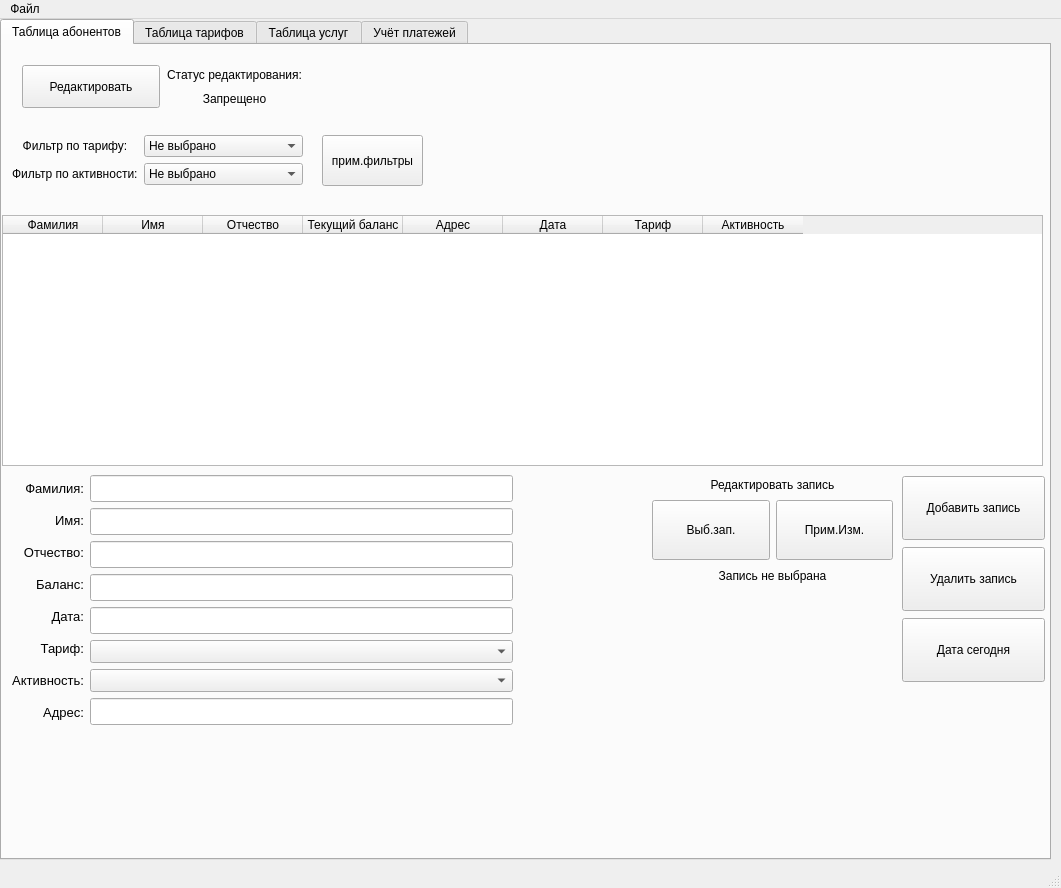
<?xml version="1.0" encoding="UTF-8"?>
<ui version="4.0">
 <class>MainWindow</class>
 <widget class="QMainWindow" name="MainWindow">
  <property name="windowModality">
   <enum>Qt::NonModal</enum>
  </property>
  <property name="geometry">
   <rect>
    <x>0</x>
    <y>0</y>
    <width>1061</width>
    <height>888</height>
   </rect>
  </property>
  <property name="windowTitle">
   <string>База компании CWW</string>
  </property>
  <property name="styleSheet">
   <string notr="true"/>
  </property>
  <widget class="QWidget" name="centralwidget">
   <widget class="QTabWidget" name="tabWidget">
    <property name="geometry">
     <rect>
      <x>0</x>
      <y>0</y>
      <width>1051</width>
      <height>841</height>
     </rect>
    </property>
    <property name="currentIndex">
     <number>0</number>
    </property>
    <widget class="QWidget" name="tabClient">
     <attribute name="title">
      <string>Таблица абонентов</string>
     </attribute>
     <widget class="QWidget" name="layoutWidget">
      <property name="geometry">
       <rect>
        <x>20</x>
        <y>20</y>
        <width>281</width>
        <height>43</height>
       </rect>
      </property>
      <layout class="QHBoxLayout" name="horizontalLayout">
       <item>
        <widget class="QPushButton" name="pushButtonEdit">
         <property name="enabled">
          <bool>true</bool>
         </property>
         <property name="sizePolicy">
          <sizepolicy hsizetype="Minimum" vsizetype="Minimum">
           <horstretch>0</horstretch>
           <verstretch>0</verstretch>
          </sizepolicy>
         </property>
         <property name="minimumSize">
          <size>
           <width>0</width>
           <height>40</height>
          </size>
         </property>
         <property name="text">
          <string>Редактировать</string>
         </property>
        </widget>
       </item>
       <item>
        <layout class="QVBoxLayout" name="verticalLayout">
         <item>
          <widget class="QLabel" name="statusEdit">
           <property name="sizePolicy">
            <sizepolicy hsizetype="Minimum" vsizetype="Minimum">
             <horstretch>0</horstretch>
             <verstretch>0</verstretch>
            </sizepolicy>
           </property>
           <property name="layoutDirection">
            <enum>Qt::LeftToRight</enum>
           </property>
           <property name="text">
            <string>Статус редактирования:</string>
           </property>
           <property name="alignment">
            <set>Qt::AlignCenter</set>
           </property>
          </widget>
         </item>
         <item>
          <widget class="QLabel" name="valueStatusEdit">
           <property name="sizePolicy">
            <sizepolicy hsizetype="Minimum" vsizetype="Minimum">
             <horstretch>0</horstretch>
             <verstretch>0</verstretch>
            </sizepolicy>
           </property>
           <property name="layoutDirection">
            <enum>Qt::LeftToRight</enum>
           </property>
           <property name="text">
            <string>Запрещено</string>
           </property>
           <property name="alignment">
            <set>Qt::AlignCenter</set>
           </property>
          </widget>
         </item>
        </layout>
       </item>
      </layout>
     </widget>
     <widget class="QTableWidget" name="tableWidget">
      <property name="enabled">
       <bool>true</bool>
      </property>
      <property name="geometry">
       <rect>
        <x>0</x>
        <y>170</y>
        <width>1041</width>
        <height>251</height>
       </rect>
      </property>
      <property name="sizePolicy">
       <sizepolicy hsizetype="Minimum" vsizetype="Minimum">
        <horstretch>0</horstretch>
        <verstretch>0</verstretch>
       </sizepolicy>
      </property>
      <property name="minimumSize">
       <size>
        <width>0</width>
        <height>0</height>
       </size>
      </property>
      <property name="maximumSize">
       <size>
        <width>1677777</width>
        <height>16777215</height>
       </size>
      </property>
      <property name="autoFillBackground">
       <bool>false</bool>
      </property>
      <property name="sizeAdjustPolicy">
       <enum>QAbstractScrollArea::AdjustToContents</enum>
      </property>
      <property name="editTriggers">
       <set>QAbstractItemView::EditKeyPressed</set>
      </property>
      <property name="dragDropOverwriteMode">
       <bool>true</bool>
      </property>
      <attribute name="horizontalHeaderShowSortIndicator" stdset="0">
       <bool>false</bool>
      </attribute>
      <column>
       <property name="text">
        <string>Фамилия</string>
       </property>
      </column>
      <column>
       <property name="text">
        <string>Имя</string>
       </property>
      </column>
      <column>
       <property name="text">
        <string>Отчество</string>
       </property>
      </column>
      <column>
       <property name="text">
        <string>Текущий баланс</string>
       </property>
      </column>
      <column>
       <property name="text">
        <string>Адрес</string>
       </property>
      </column>
      <column>
       <property name="text">
        <string>Дата</string>
       </property>
      </column>
      <column>
       <property name="text">
        <string>Тариф</string>
       </property>
      </column>
      <column>
       <property name="text">
        <string>Активность</string>
       </property>
      </column>
     </widget>
     <widget class="QWidget" name="layoutWidget">
      <property name="geometry">
       <rect>
        <x>900</x>
        <y>430</y>
        <width>143</width>
        <height>211</height>
       </rect>
      </property>
      <layout class="QVBoxLayout" name="verticalLayout_4">
       <item>
        <widget class="QPushButton" name="pushButtonAddClient">
         <property name="enabled">
          <bool>true</bool>
         </property>
         <property name="sizePolicy">
          <sizepolicy hsizetype="Minimum" vsizetype="Fixed">
           <horstretch>0</horstretch>
           <verstretch>0</verstretch>
          </sizepolicy>
         </property>
         <property name="minimumSize">
          <size>
           <width>0</width>
           <height>64</height>
          </size>
         </property>
         <property name="text">
          <string>Добавить запись</string>
         </property>
        </widget>
       </item>
       <item>
        <widget class="QPushButton" name="pushButtonDeleteClient">
         <property name="enabled">
          <bool>true</bool>
         </property>
         <property name="sizePolicy">
          <sizepolicy hsizetype="Minimum" vsizetype="Fixed">
           <horstretch>0</horstretch>
           <verstretch>0</verstretch>
          </sizepolicy>
         </property>
         <property name="minimumSize">
          <size>
           <width>0</width>
           <height>64</height>
          </size>
         </property>
         <property name="text">
          <string>Удалить запись</string>
         </property>
        </widget>
       </item>
       <item>
        <widget class="QPushButton" name="pushButtonDateToday">
         <property name="minimumSize">
          <size>
           <width>0</width>
           <height>64</height>
          </size>
         </property>
         <property name="text">
          <string>Дата сегодня</string>
         </property>
        </widget>
       </item>
      </layout>
     </widget>
     <widget class="QWidget" name="layoutWidget">
      <property name="geometry">
       <rect>
        <x>10</x>
        <y>430</y>
        <width>501</width>
        <height>251</height>
       </rect>
      </property>
      <layout class="QFormLayout" name="formLayout">
       <item row="0" column="0">
        <layout class="QVBoxLayout" name="verticalLayout_7">
         <item>
          <widget class="QLabel" name="labelName">
           <property name="sizePolicy">
            <sizepolicy hsizetype="Minimum" vsizetype="Minimum">
             <horstretch>0</horstretch>
             <verstretch>0</verstretch>
            </sizepolicy>
           </property>
           <property name="font">
            <font>
             <pointsize>10</pointsize>
            </font>
           </property>
           <property name="text">
            <string>Фамилия:</string>
           </property>
           <property name="alignment">
            <set>Qt::AlignRight|Qt::AlignTrailing|Qt::AlignVCenter</set>
           </property>
          </widget>
         </item>
         <item>
          <widget class="QLabel" name="labelSurname">
           <property name="sizePolicy">
            <sizepolicy hsizetype="Minimum" vsizetype="Minimum">
             <horstretch>0</horstretch>
             <verstretch>0</verstretch>
            </sizepolicy>
           </property>
           <property name="font">
            <font>
             <pointsize>10</pointsize>
            </font>
           </property>
           <property name="text">
            <string>Имя:</string>
           </property>
           <property name="alignment">
            <set>Qt::AlignRight|Qt::AlignTrailing|Qt::AlignVCenter</set>
           </property>
          </widget>
         </item>
         <item>
          <widget class="QLabel" name="labelPatronymic">
           <property name="sizePolicy">
            <sizepolicy hsizetype="Minimum" vsizetype="Minimum">
             <horstretch>0</horstretch>
             <verstretch>0</verstretch>
            </sizepolicy>
           </property>
           <property name="font">
            <font>
             <pointsize>10</pointsize>
            </font>
           </property>
           <property name="text">
            <string>Отчество:</string>
           </property>
           <property name="alignment">
            <set>Qt::AlignRight|Qt::AlignTrailing|Qt::AlignVCenter</set>
           </property>
          </widget>
         </item>
         <item>
          <widget class="QLabel" name="labelCurrentB">
           <property name="sizePolicy">
            <sizepolicy hsizetype="Minimum" vsizetype="Minimum">
             <horstretch>0</horstretch>
             <verstretch>0</verstretch>
            </sizepolicy>
           </property>
           <property name="font">
            <font>
             <pointsize>10</pointsize>
            </font>
           </property>
           <property name="text">
            <string>Баланс:</string>
           </property>
           <property name="alignment">
            <set>Qt::AlignRight|Qt::AlignTrailing|Qt::AlignVCenter</set>
           </property>
          </widget>
         </item>
         <item>
          <widget class="QLabel" name="labelDate">
           <property name="sizePolicy">
            <sizepolicy hsizetype="Minimum" vsizetype="Minimum">
             <horstretch>0</horstretch>
             <verstretch>0</verstretch>
            </sizepolicy>
           </property>
           <property name="font">
            <font>
             <pointsize>10</pointsize>
            </font>
           </property>
           <property name="text">
            <string>Дата:</string>
           </property>
           <property name="alignment">
            <set>Qt::AlignRight|Qt::AlignTrailing|Qt::AlignVCenter</set>
           </property>
          </widget>
         </item>
         <item>
          <widget class="QLabel" name="labelTariff">
           <property name="font">
            <font>
             <pointsize>10</pointsize>
            </font>
           </property>
           <property name="text">
            <string>Тариф:</string>
           </property>
           <property name="alignment">
            <set>Qt::AlignRight|Qt::AlignTrailing|Qt::AlignVCenter</set>
           </property>
          </widget>
         </item>
         <item>
          <widget class="QLabel" name="labelActive">
           <property name="font">
            <font>
             <pointsize>10</pointsize>
            </font>
           </property>
           <property name="text">
            <string>Активность:</string>
           </property>
           <property name="alignment">
            <set>Qt::AlignRight|Qt::AlignTrailing|Qt::AlignVCenter</set>
           </property>
          </widget>
         </item>
         <item>
          <widget class="QLabel" name="labelAddress">
           <property name="sizePolicy">
            <sizepolicy hsizetype="Minimum" vsizetype="Minimum">
             <horstretch>0</horstretch>
             <verstretch>0</verstretch>
            </sizepolicy>
           </property>
           <property name="font">
            <font>
             <pointsize>10</pointsize>
            </font>
           </property>
           <property name="text">
            <string>Адрес:</string>
           </property>
           <property name="alignment">
            <set>Qt::AlignRight|Qt::AlignTrailing|Qt::AlignVCenter</set>
           </property>
          </widget>
         </item>
        </layout>
       </item>
       <item row="0" column="1">
        <layout class="QVBoxLayout" name="verticalLayout_6">
         <item>
          <widget class="QLineEdit" name="lineEditSurname">
           <property name="sizePolicy">
            <sizepolicy hsizetype="Minimum" vsizetype="Minimum">
             <horstretch>0</horstretch>
             <verstretch>0</verstretch>
            </sizepolicy>
           </property>
           <property name="font">
            <font>
             <pointsize>12</pointsize>
            </font>
           </property>
          </widget>
         </item>
         <item>
          <widget class="QLineEdit" name="lineEditName">
           <property name="sizePolicy">
            <sizepolicy hsizetype="Minimum" vsizetype="Minimum">
             <horstretch>0</horstretch>
             <verstretch>0</verstretch>
            </sizepolicy>
           </property>
           <property name="font">
            <font>
             <pointsize>12</pointsize>
            </font>
           </property>
          </widget>
         </item>
         <item>
          <widget class="QLineEdit" name="lineEditPatronymic">
           <property name="sizePolicy">
            <sizepolicy hsizetype="Minimum" vsizetype="Minimum">
             <horstretch>0</horstretch>
             <verstretch>0</verstretch>
            </sizepolicy>
           </property>
           <property name="font">
            <font>
             <pointsize>12</pointsize>
            </font>
           </property>
          </widget>
         </item>
         <item>
          <widget class="QLineEdit" name="lineEditCurrentB">
           <property name="sizePolicy">
            <sizepolicy hsizetype="Minimum" vsizetype="Minimum">
             <horstretch>0</horstretch>
             <verstretch>0</verstretch>
            </sizepolicy>
           </property>
           <property name="font">
            <font>
             <pointsize>12</pointsize>
            </font>
           </property>
          </widget>
         </item>
         <item>
          <widget class="QLineEdit" name="lineEditDate">
           <property name="sizePolicy">
            <sizepolicy hsizetype="Minimum" vsizetype="Minimum">
             <horstretch>0</horstretch>
             <verstretch>0</verstretch>
            </sizepolicy>
           </property>
           <property name="font">
            <font>
             <pointsize>12</pointsize>
            </font>
           </property>
          </widget>
         </item>
         <item>
          <layout class="QVBoxLayout" name="verticalLayout_3">
           <item>
            <widget class="QComboBox" name="comboBoxTariff">
             <property name="sizePolicy">
              <sizepolicy hsizetype="Preferred" vsizetype="Minimum">
               <horstretch>0</horstretch>
               <verstretch>0</verstretch>
              </sizepolicy>
             </property>
             <property name="font">
              <font>
               <pointsize>10</pointsize>
              </font>
             </property>
             <property name="sizeAdjustPolicy">
              <enum>QComboBox::AdjustToContents</enum>
             </property>
            </widget>
           </item>
           <item>
            <widget class="QComboBox" name="comboBoxActive">
             <property name="sizePolicy">
              <sizepolicy hsizetype="Preferred" vsizetype="Minimum">
               <horstretch>0</horstretch>
               <verstretch>0</verstretch>
              </sizepolicy>
             </property>
             <property name="font">
              <font>
               <pointsize>10</pointsize>
              </font>
             </property>
             <property name="sizeAdjustPolicy">
              <enum>QComboBox::AdjustToContents</enum>
             </property>
            </widget>
           </item>
          </layout>
         </item>
         <item>
          <widget class="QLineEdit" name="lineEditAddress">
           <property name="enabled">
            <bool>true</bool>
           </property>
           <property name="sizePolicy">
            <sizepolicy hsizetype="Minimum" vsizetype="Minimum">
             <horstretch>0</horstretch>
             <verstretch>0</verstretch>
            </sizepolicy>
           </property>
           <property name="minimumSize">
            <size>
             <width>0</width>
             <height>0</height>
            </size>
           </property>
           <property name="baseSize">
            <size>
             <width>0</width>
             <height>0</height>
            </size>
           </property>
           <property name="font">
            <font>
             <pointsize>12</pointsize>
            </font>
           </property>
          </widget>
         </item>
        </layout>
       </item>
      </layout>
     </widget>
     <widget class="QWidget" name="layoutWidget">
      <property name="geometry">
       <rect>
        <x>10</x>
        <y>90</y>
        <width>291</width>
        <height>55</height>
       </rect>
      </property>
      <layout class="QFormLayout" name="formLayout_2">
       <item row="0" column="0">
        <layout class="QVBoxLayout" name="verticalLayout_5">
         <item>
          <widget class="QLabel" name="labelFilterTariff">
           <property name="text">
            <string>Фильтр по тарифу:</string>
           </property>
           <property name="alignment">
            <set>Qt::AlignCenter</set>
           </property>
          </widget>
         </item>
         <item>
          <widget class="QLabel" name="labelFilterActive">
           <property name="text">
            <string>Фильтр по активности:</string>
           </property>
          </widget>
         </item>
        </layout>
       </item>
       <item row="0" column="1">
        <layout class="QVBoxLayout" name="verticalLayout_2">
         <item>
          <widget class="QComboBox" name="comboBoxFilterTariff">
           <item>
            <property name="text">
             <string>Не выбрано</string>
            </property>
           </item>
          </widget>
         </item>
         <item>
          <widget class="QComboBox" name="comboBoxFilterActive">
           <property name="sizePolicy">
            <sizepolicy hsizetype="Minimum" vsizetype="Minimum">
             <horstretch>0</horstretch>
             <verstretch>0</verstretch>
            </sizepolicy>
           </property>
           <item>
            <property name="text">
             <string>Не выбрано</string>
            </property>
           </item>
           <item>
            <property name="text">
             <string>Активные</string>
            </property>
           </item>
           <item>
            <property name="text">
             <string>Неактивные</string>
            </property>
           </item>
          </widget>
         </item>
        </layout>
       </item>
      </layout>
     </widget>
     <widget class="QPushButton" name="pushButtonUseFilter">
      <property name="geometry">
       <rect>
        <x>320</x>
        <y>90</y>
        <width>101</width>
        <height>51</height>
       </rect>
      </property>
      <property name="text">
       <string>прим.фильтры</string>
      </property>
      <property name="autoRepeat">
       <bool>false</bool>
      </property>
      <property name="autoDefault">
       <bool>false</bool>
      </property>
     </widget>
     <widget class="QWidget" name="layoutWidget">
      <property name="geometry">
       <rect>
        <x>650</x>
        <y>430</y>
        <width>241</width>
        <height>110</height>
       </rect>
      </property>
      <layout class="QVBoxLayout" name="verticalLayout_8">
       <item>
        <widget class="QLabel" name="labelEditClient">
         <property name="text">
          <string>Редактировать запись</string>
         </property>
         <property name="alignment">
          <set>Qt::AlignCenter</set>
         </property>
        </widget>
       </item>
       <item>
        <layout class="QHBoxLayout" name="horizontalLayout_2">
         <item>
          <widget class="QPushButton" name="pushButtonChooseClient">
           <property name="sizePolicy">
            <sizepolicy hsizetype="Minimum" vsizetype="Minimum">
             <horstretch>0</horstretch>
             <verstretch>0</verstretch>
            </sizepolicy>
           </property>
           <property name="minimumSize">
            <size>
             <width>0</width>
             <height>60</height>
            </size>
           </property>
           <property name="text">
            <string>Выб.зап.</string>
           </property>
          </widget>
         </item>
         <item>
          <widget class="QPushButton" name="pushButtonApplyClient">
           <property name="sizePolicy">
            <sizepolicy hsizetype="Minimum" vsizetype="Minimum">
             <horstretch>0</horstretch>
             <verstretch>0</verstretch>
            </sizepolicy>
           </property>
           <property name="minimumSize">
            <size>
             <width>0</width>
             <height>60</height>
            </size>
           </property>
           <property name="text">
            <string>Прим.Изм.</string>
           </property>
          </widget>
         </item>
        </layout>
       </item>
       <item>
        <widget class="QLabel" name="labelStatusV">
         <property name="text">
          <string>Запись не выбрана</string>
         </property>
         <property name="alignment">
          <set>Qt::AlignCenter</set>
         </property>
         <property name="wordWrap">
          <bool>false</bool>
         </property>
        </widget>
       </item>
      </layout>
     </widget>
    </widget>
    <widget class="QWidget" name="tabTariff">
     <attribute name="title">
      <string>Таблица тарифов</string>
     </attribute>
     <widget class="QTableWidget" name="tableWidgetTariff">
      <property name="enabled">
       <bool>true</bool>
      </property>
      <property name="geometry">
       <rect>
        <x>0</x>
        <y>170</y>
        <width>1041</width>
        <height>341</height>
       </rect>
      </property>
      <property name="sizePolicy">
       <sizepolicy hsizetype="Minimum" vsizetype="Minimum">
        <horstretch>0</horstretch>
        <verstretch>0</verstretch>
       </sizepolicy>
      </property>
      <property name="minimumSize">
       <size>
        <width>0</width>
        <height>0</height>
       </size>
      </property>
      <property name="maximumSize">
       <size>
        <width>1677777</width>
        <height>16777215</height>
       </size>
      </property>
      <property name="autoFillBackground">
       <bool>false</bool>
      </property>
      <property name="sizeAdjustPolicy">
       <enum>QAbstractScrollArea::AdjustToContents</enum>
      </property>
      <property name="editTriggers">
       <set>QAbstractItemView::EditKeyPressed</set>
      </property>
      <property name="dragDropOverwriteMode">
       <bool>true</bool>
      </property>
      <attribute name="horizontalHeaderCascadingSectionResizes">
       <bool>false</bool>
      </attribute>
      <attribute name="horizontalHeaderDefaultSectionSize">
       <number>150</number>
      </attribute>
      <attribute name="horizontalHeaderShowSortIndicator" stdset="0">
       <bool>false</bool>
      </attribute>
      <attribute name="horizontalHeaderStretchLastSection">
       <bool>false</bool>
      </attribute>
      <column>
       <property name="text">
        <string>Название тарифа</string>
       </property>
      </column>
      <column>
       <property name="text">
        <string>Входящие услуги</string>
       </property>
      </column>
      <column>
       <property name="text">
        <string>Цена тарифа</string>
       </property>
      </column>
     </widget>
    </widget>
    <widget class="QWidget" name="tabService">
     <attribute name="title">
      <string>Таблица услуг</string>
     </attribute>
     <widget class="QTableWidget" name="tableWidgetService">
      <property name="geometry">
       <rect>
        <x>0</x>
        <y>170</y>
        <width>1041</width>
        <height>341</height>
       </rect>
      </property>
      <column>
       <property name="text">
        <string>Название</string>
       </property>
      </column>
      <column>
       <property name="text">
        <string>Цена</string>
       </property>
      </column>
     </widget>
    </widget>
    <widget class="QWidget" name="tab">
     <attribute name="title">
      <string>Учёт платежей</string>
     </attribute>
     <widget class="QListWidget" name="listWidget0Days">
      <property name="geometry">
       <rect>
        <x>20</x>
        <y>150</y>
        <width>501</width>
        <height>260</height>
       </rect>
      </property>
      <property name="font">
       <font>
        <family>Times New Roman</family>
        <pointsize>16</pointsize>
       </font>
      </property>
     </widget>
     <widget class="QListWidget" name="listWidget1_2Days">
      <property name="geometry">
       <rect>
        <x>20</x>
        <y>490</y>
        <width>501</width>
        <height>260</height>
       </rect>
      </property>
      <property name="font">
       <font>
        <family>Times New Roman</family>
        <pointsize>16</pointsize>
       </font>
      </property>
     </widget>
     <widget class="QListWidget" name="listWidget3MoreDays">
      <property name="geometry">
       <rect>
        <x>530</x>
        <y>150</y>
        <width>501</width>
        <height>260</height>
       </rect>
      </property>
      <property name="font">
       <font>
        <family>Times New Roman</family>
        <pointsize>16</pointsize>
       </font>
      </property>
     </widget>
     <widget class="QPushButton" name="pushButtonCheckPayments">
      <property name="geometry">
       <rect>
        <x>850</x>
        <y>60</y>
        <width>141</width>
        <height>31</height>
       </rect>
      </property>
      <property name="text">
       <string>Проверить платежи</string>
      </property>
     </widget>
     <widget class="QLabel" name="label">
      <property name="geometry">
       <rect>
        <x>120</x>
        <y>110</y>
        <width>321</width>
        <height>31</height>
       </rect>
      </property>
      <property name="font">
       <font>
        <family>Times New Roman</family>
        <pointsize>15</pointsize>
       </font>
      </property>
      <property name="text">
       <string>Списание за тариф сегодня</string>
      </property>
      <property name="scaledContents">
       <bool>false</bool>
      </property>
      <property name="alignment">
       <set>Qt::AlignCenter</set>
      </property>
     </widget>
     <widget class="QLabel" name="label_2">
      <property name="geometry">
       <rect>
        <x>120</x>
        <y>450</y>
        <width>321</width>
        <height>31</height>
       </rect>
      </property>
      <property name="font">
       <font>
        <family>Times New Roman</family>
        <pointsize>15</pointsize>
       </font>
      </property>
      <property name="text">
       <string>Списание за тариф через 1-2 дня</string>
      </property>
      <property name="scaledContents">
       <bool>false</bool>
      </property>
      <property name="alignment">
       <set>Qt::AlignCenter</set>
      </property>
     </widget>
     <widget class="QLabel" name="label_3">
      <property name="geometry">
       <rect>
        <x>280</x>
        <y>10</y>
        <width>481</width>
        <height>41</height>
       </rect>
      </property>
      <property name="font">
       <font>
        <family>Times New Roman</family>
        <pointsize>16</pointsize>
        <weight>75</weight>
        <bold>true</bold>
       </font>
      </property>
      <property name="text">
       <string>Групировка абонентов по дате списания за тариф</string>
      </property>
      <property name="alignment">
       <set>Qt::AlignCenter</set>
      </property>
      <property name="wordWrap">
       <bool>false</bool>
      </property>
     </widget>
     <widget class="QLabel" name="label_4">
      <property name="geometry">
       <rect>
        <x>620</x>
        <y>110</y>
        <width>321</width>
        <height>31</height>
       </rect>
      </property>
      <property name="font">
       <font>
        <family>Times New Roman</family>
        <pointsize>15</pointsize>
       </font>
      </property>
      <property name="text">
       <string>Списание за тариф через &gt;= 3 дней </string>
      </property>
      <property name="scaledContents">
       <bool>false</bool>
      </property>
      <property name="alignment">
       <set>Qt::AlignCenter</set>
      </property>
     </widget>
     <widget class="QLabel" name="label_5">
      <property name="geometry">
       <rect>
        <x>620</x>
        <y>450</y>
        <width>321</width>
        <height>31</height>
       </rect>
      </property>
      <property name="font">
       <font>
        <family>Times New Roman</family>
        <pointsize>15</pointsize>
       </font>
      </property>
      <property name="text">
       <string>Списание за тариф было просрочено</string>
      </property>
      <property name="scaledContents">
       <bool>false</bool>
      </property>
      <property name="alignment">
       <set>Qt::AlignCenter</set>
      </property>
     </widget>
     <widget class="QListWidget" name="listWidgetOverdue">
      <property name="geometry">
       <rect>
        <x>530</x>
        <y>490</y>
        <width>501</width>
        <height>260</height>
       </rect>
      </property>
      <property name="font">
       <font>
        <family>Times New Roman</family>
        <pointsize>16</pointsize>
       </font>
      </property>
     </widget>
     <widget class="QLabel" name="labelDateT">
      <property name="geometry">
       <rect>
        <x>10</x>
        <y>60</y>
        <width>271</width>
        <height>31</height>
       </rect>
      </property>
      <property name="font">
       <font>
        <family>Times New Roman</family>
        <pointsize>18</pointsize>
        <weight>75</weight>
        <bold>true</bold>
       </font>
      </property>
      <property name="text">
       <string>Дата сегодня:</string>
      </property>
      <property name="alignment">
       <set>Qt::AlignCenter</set>
      </property>
     </widget>
    </widget>
   </widget>
  </widget>
  <widget class="QMenuBar" name="menubar">
   <property name="geometry">
    <rect>
     <x>0</x>
     <y>0</y>
     <width>1061</width>
     <height>21</height>
    </rect>
   </property>
   <widget class="QMenu" name="menu">
    <property name="title">
     <string>Файл</string>
    </property>
   </widget>
   <addaction name="menu"/>
  </widget>
  <widget class="QStatusBar" name="statusbar"/>
 </widget>
 <resources/>
 <connections/>
</ui>
